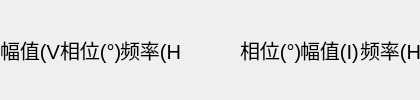
                <widget class="QWidget" name="page_8">
                 <layout class="QHBoxLayout" name="horizontalLayout_8">
                  <property name="spacing">
                   <number>0</number>
                  </property>
                  <property name="leftMargin">
                   <number>0</number>
                  </property>
                  <property name="topMargin">
                   <number>0</number>
                  </property>
                  <property name="rightMargin">
                   <number>0</number>
                  </property>
                  <property name="bottomMargin">
                   <number>0</number>
                  </property>
                  <item>
                   <widget class="QLabel" name="m_labelVolAmplitude">
                    <property name="minimumSize">
                     <size>
                      <width>60</width>
                      <height>30</height>
                     </size>
                    </property>
                    <property name="maximumSize">
                     <size>
                      <width>60</width>
                      <height>30</height>
                     </size>
                    </property>
                    <property name="font">
                     <font>
                      <pointsize>15</pointsize>
                     </font>
                    </property>
                    <property name="text">
                     <string>幅值(V)</string>
                    </property>
                   </widget>
                  </item>
                  <item>
                   <widget class="QLabel" name="m_labelVolPhase">
                    <property name="minimumSize">
                     <size>
                      <width>60</width>
                      <height>30</height>
                     </size>
                    </property>
                    <property name="maximumSize">
                     <size>
                      <width>60</width>
                      <height>30</height>
                     </size>
                    </property>
                    <property name="font">
                     <font>
                      <pointsize>15</pointsize>
                     </font>
                    </property>
                    <property name="text">
                     <string>相位(°)</string>
                    </property>
                   </widget>
                  </item>
                  <item>
                   <widget class="QLabel" name="m_labelVolFrequency">
                    <property name="minimumSize">
                     <size>
                      <width>60</width>
                      <height>30</height>
                     </size>
                    </property>
                    <property name="maximumSize">
                     <size>
                      <width>60</width>
                      <height>30</height>
                     </size>
                    </property>
                    <property name="font">
                     <font>
                      <pointsize>15</pointsize>
                     </font>
                    </property>
                    <property name="text">
                     <string>频率(Hz)</string>
                    </property>
                   </widget>
                  </item>
                  <item>
                   <spacer name="horizontalSpacer_9">
                    <property name="orientation">
                     <enum>Qt::Horizontal</enum>
                    </property>
                    <property name="sizeType">
                     <enum>QSizePolicy::Fixed</enum>
                    </property>
                    <property name="sizeHint" stdset="0">
                     <size>
                      <width>60</width>
                      <height>20</height>
                     </size>
                    </property>
                   </spacer>
                  </item>
                  <item>
                   <widget class="QLabel" name="m_labelCurPhase">
                    <property name="minimumSize">
                     <size>
                      <width>60</width>
                      <height>30</height>
                     </size>
                    </property>
                    <property name="maximumSize">
                     <size>
                      <width>60</width>
                      <height>30</height>
                     </size>
                    </property>
                    <property name="font">
                     <font>
                      <pointsize>15</pointsize>
                     </font>
                    </property>
                    <property name="text">
                     <string>相位(°)</string>
                    </property>
                   </widget>
                  </item>
                  <item>
                   <widget class="QLabel" name="m_labelCurAmplitude">
                    <property name="minimumSize">
                     <size>
                      <width>60</width>
                      <height>30</height>
                     </size>
                    </property>
                    <property name="maximumSize">
                     <size>
                      <width>60</width>
                      <height>30</height>
                     </size>
                    </property>
                    <property name="font">
                     <font>
                      <pointsize>15</pointsize>
                     </font>
                    </property>
                    <property name="text">
                     <string>幅值(I)</string>
                    </property>
                   </widget>
                  </item>
                  <item>
                   <widget class="QLabel" name="m_labelCurFrequency">
                    <property name="minimumSize">
                     <size>
                      <width>60</width>
                      <height>30</height>
                     </size>
                    </property>
                    <property name="maximumSize">
                     <size>
                      <width>60</width>
                      <height>30</height>
                     </size>
                    </property>
                    <property name="font">
                     <font>
                      <pointsize>15</pointsize>
                     </font>
                    </property>
                    <property name="text">
                     <string>频率(Hz)</string>
                    </property>
                   </widget>
                  </item>
                 </layout>
                </widget>
